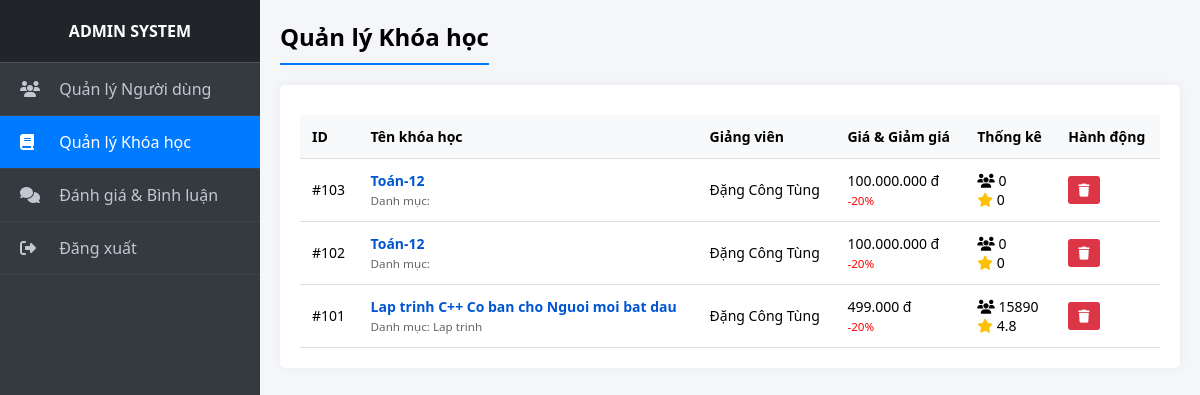
/DoAnCoSo2Elearning/admin/quan_ly_khoa_hoc.php, run on the app's committed database.
### tables this page shows
CREATE TABLE `khoa_hoc` (
  `id` int(11) NOT NULL,
  `ten_khoa_hoc` varchar(255) NOT NULL,
  `mo_ta` text DEFAULT NULL,
  `hinh_anh` varchar(255) DEFAULT 'default.jpg',
  `gia` double NOT NULL,
  `ngay_tao` datetime DEFAULT current_timestamp(),
  `danh_muc` varchar(100) DEFAULT NULL,
  `danh_gia_tb` float DEFAULT 0,
  `so_luong_hoc_vien` int(11) DEFAULT 0,
  `so_luong_danh_gia` int(11) NOT NULL,
  `giang_vien` varchar(255) NOT NULL,
  `giam_gia` int(11) NOT NULL
);

### DoAnCoSo2Elearning/admin/quan_ly_khoa_hoc.php (the view, shortened to what this page needs)
<?php
include '../database.php';
include 'admin_layout.php';
?>
<div class="card">
    <table>
        <thead>
        <tr>
            <th>ID</th>
            <th>Tên khóa học</th>
            <th>Giảng viên</th>
            <th>Giá & Giảm giá</th>
            <th>Thống kê</th>
            <th>Hành động</th>
        </tr>
        </thead>
        <tbody>
        <?php
        $res = mysqli_query($conn, "SELECT * FROM khoa_hoc ORDER BY id DESC");
        while($row = mysqli_fetch_assoc($res)):
            ?>
            <tr>
                <td>#<?= $row['id'] ?></td>
                <td>
                    <div style="font-weight:bold; color:#0056d2;"><?= htmlspecialchars($row['ten_khoa_hoc']) ?></div>
                    <small style="color:#666;">Danh mục: <?= $row['danh_muc'] ?></small>
                </td>
                <td><?= htmlspecialchars($row['giang_vien']) ?></td>
                <td>
                    <?= number_format($row['gia'], 0, ',', '.') ?> đ<br>
                    <?php if($row['giam_gia'] > 0) echo '<small style="color:red;">-'.$row['giam_gia'].'%</small>'; ?>
                </td>
                <td>
                    <i class="fa-solid fa-users"></i> <?= $row['so_luong_hoc_vien'] ?><br>
                    <i class="fa-solid fa-star" style="color:#ffc107;"></i> <?= $row['danh_gia_tb'] ?>
                </td>
                <td>
                    <a href="?delete=<?= $row['id'] ?>" class="btn btn-danger" onclick="return confirm('Xóa khóa học này?')"><i class="fa-solid fa-trash"></i></a>
                </td>
            </tr>
        <?php endwhile; ?>
        </tbody>
    </table>
</div>
</div></body></html>

### DoAnCoSo2Elearning/admin/admin_layout.php (style rules this page uses)
body { font-family: 'Segoe UI', sans-serif; background: #f4f6f9; display: flex; margin: 0; height: 100vh; }
.card { background: #fff; padding: 20px; border-radius: 5px; box-shadow: 0 0 10px rgba(0,0,0,0.05); margin-bottom: 20px; }
table { width: 100%; border-collapse: collapse; margin-top: 10px; }
th, td { padding: 12px; border-bottom: 1px solid #ddd; text-align: left; font-size: 14px; }
th { background: #f8f9fa; }
.btn { padding: 5px 10px; border: none; border-radius: 3px; cursor: pointer; color: #fff; text-decoration: none; font-size: 13px; display: inline-block; }
.btn-danger { background: #dc3545; }

### data on the page
khoa_hoc: id "103", ten_khoa_hoc "Toán-12", giang_vien "Đặng Công Tùng", gia "100.000.000", giam_gia "20", so_luong_hoc_vien "0", danh_gia_tb "0"
khoa_hoc: id "102", ten_khoa_hoc "Toán-12", giang_vien "Đặng Công Tùng", gia "100.000.000", giam_gia "20", so_luong_hoc_vien "0", danh_gia_tb "0"
khoa_hoc: id "101", ten_khoa_hoc "Lap trinh C++ Co ban cho Nguoi moi bat dau", danh_muc "Lap trinh", giang_vien "Đặng Công Tùng", gia "499.000", giam_gia "20", so_luong_hoc_vien "15890", danh_gia_tb "4.8"

### other printed values
$title "Quản lý Khóa học"
